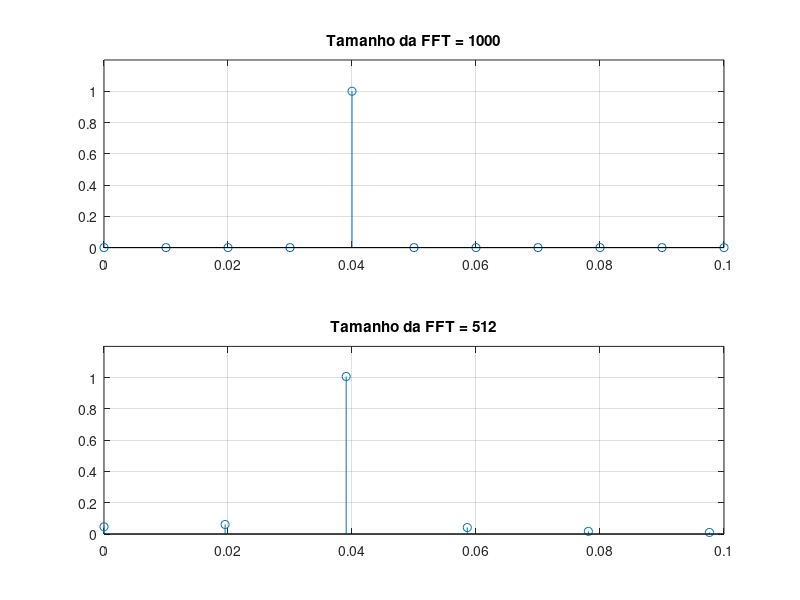
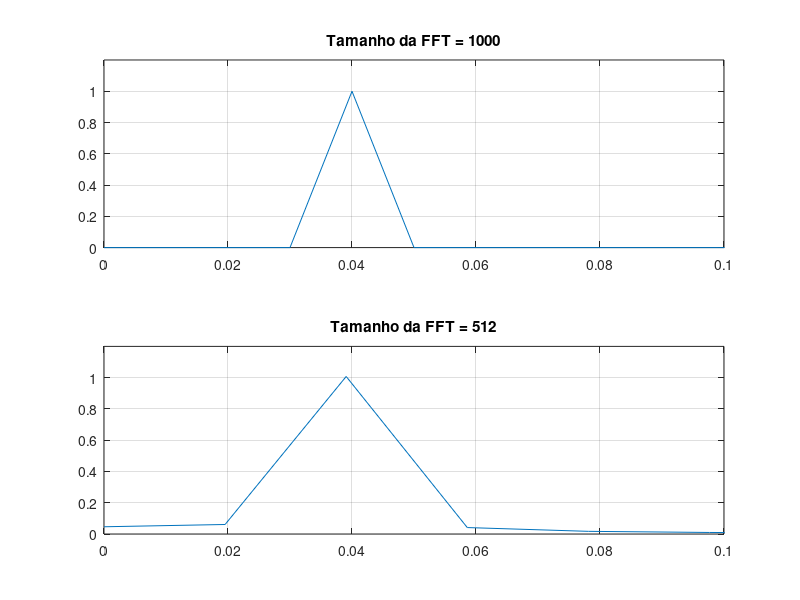

Reproduce these figures in MATLAB, in order.
clc; close all;clear all;                                        % Limpa variáveis e fecha todos os gráficos
%% Geração do sinal cosenoidal
fsampling = 10;                                                  % Taxa de amostragem
tf = 200;                                                        % Tempo entre amostras
t = 0 : (1/fsampling) : tf;                                      % Eixo do tempo
fm = 0.04;                                                       % Frequência da senoide
Am = 2;                                                          % Amplitude da senoide
m = Am*cos(2*pi*fm*t);                                           % Sinal senoidal

%% Visualizando a amplitude do espectro com um tamanho arbitrário para a FFT
lfft = 1000;                                                  % Tamanho da FFT
yfft = fft(m,lfft)/lfft;                                      % Cálculo da FFT via função do Matlab
freq1 = [0 : fsampling/lfft : fsampling/2 - fsampling/lfft];  % Definição do eixo das frequências unilateral
yfftuni = yfft(1:lfft/2);                                     % Coleta da FFT unilateral
subplot(2,1,1)
stem(freq1,abs(yfftuni));                                     % Plotagem do espectro unilateral M(f)
grid on;
title(['Tamanho da FFT = ' num2str(lfft)]);
axis([ 0 0.1 0 1.2]);

%% Visualizando a amplitude do espectro com um tamanho arbitrário para a FFT
lfft2 = 512;                                                   % Tamanho da FFT
yfft2 = fft(m,lfft2)/lfft2;                                    % Cálculo da FFT via função do Matlab
freq2 = [0 : fsampling/lfft2 : fsampling/2 - fsampling/lfft2]; % Definição do eixo das frequências unilateral
yfftuni2 = yfft2(1:lfft2/2);                                   % Coleta da FFT unilateral
subplot(2,1,2)
stem(freq2,abs(yfftuni2));                                     % Plotagem do espectro unilateral M(f)
grid on;
title(['Tamanho da FFT = ' num2str(lfft2)]);
axis([ 0 0.1 0 1.2]);

%% Gráficos com a função plot()
figure;
subplot(2,1,1)
plot(freq1,abs(yfftuni));                                     % Plotagem do espectro unilateral M(f)
grid on;
title(['Tamanho da FFT = ' num2str(lfft)]);
axis([ 0 0.1 0 1.2]);
subplot(2,1,2)
plot(freq2,abs(yfftuni2));                                     % Plotagem do espectro unilateral M(f)
grid on;
title(['Tamanho da FFT = ' num2str(lfft2)]);
axis([ 0 0.1 0 1.2]);
